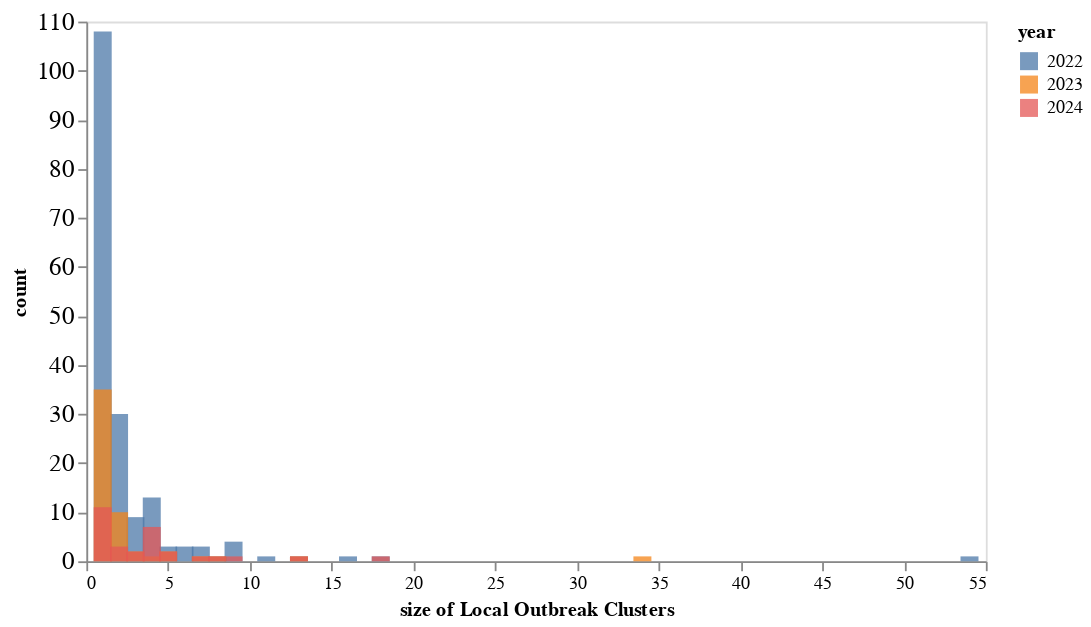

Notebook cell for this chart:
### Code cell
clust_over_time =  alt.Chart(date_clus).mark_bar(opacity = 0.75, interpolate='monotone', size =10).encode(
    alt.X('size_of_cluster', axis = alt.Axis(grid= False,  title="size of Local Outbreak Clusters")),
    alt.Y('count():Q', axis=alt.Axis(title="count", grid=False, labelFontSize = 14), stack = None),
    alt.Color("year")
).properties(
    width=500,
    height=300
)
clust_over_time

### Figure 1 — Vega-Lite specification as saved in the notebook (floating-point values rounded to 4 significant figures; data arrays with more than 128 entries replaced by an {"elided": "..."} marker saying what was removed)
{"config": {"view": {"continuousWidth": 400, "continuousHeight": 300}}, "data": {"name": "data-b5e05c9241c7140c244ac4d33ad2c675"}, "mark": {"type": "bar", "interpolate": "monotone", "opacity": 0.75, "size": 10}, "encoding": {"color": {"field": "year", "type": "nominal"}, "x": {"axis": {"grid": false, "title": "size of Local Outbreak Clusters"}, "field": "size_of_cluster", "type": "quantitative"}, "y": {"aggregate": "count", "axis": {"grid": false, "labelFontSize": 14, "title": "count"}, "stack": null, "type": "quantitative"}}, "height": 300, "width": 500, "$schema": "https://vega.github.io/schema/vega-lite/v4.17.0.json", "datasets": {"data-b5e05c9241c7140c244ac4d33ad2c675": {"elided": "263 records"}}}
